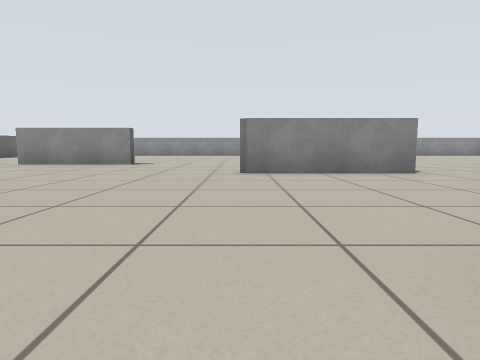
[1] (above)

16 first-person views from a walk through a world built for the Player/Stage simulator. The camera is 0.48 m above the floor, tilts 6° down and sees 75° across. The lines on the ground mark 1 m squares. The floor is counted in squares, 1 m on a side. Each view is taken from the middle of a square. On the plan, view 1 faces up. The plan holds only what a view shows up to about 9 squares ahead; the rest is blank. Robots are left out.

[2]
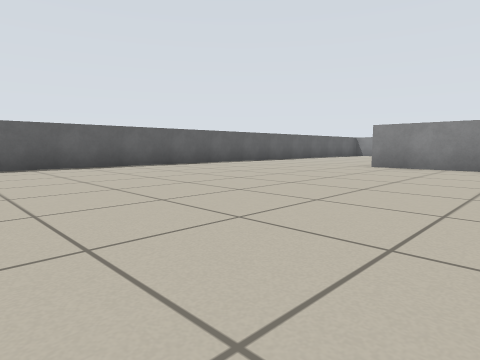

[3]
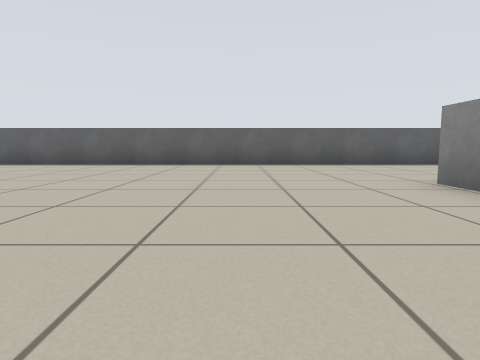

[4]
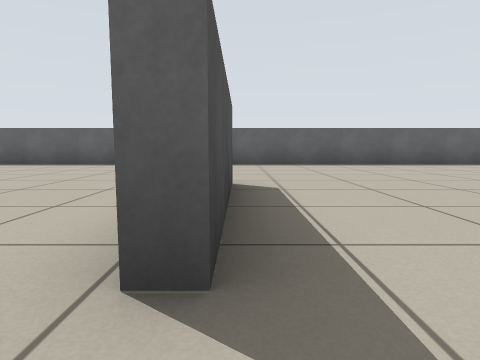

[5]
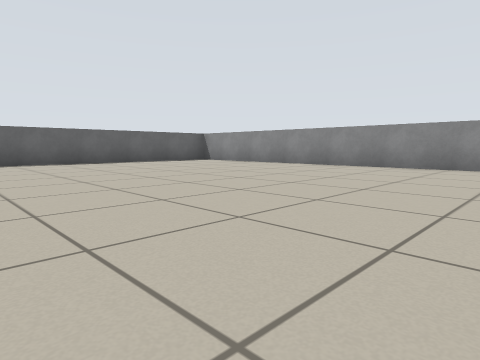

[6]
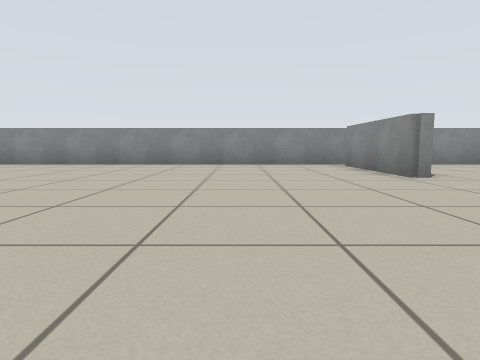

[7]
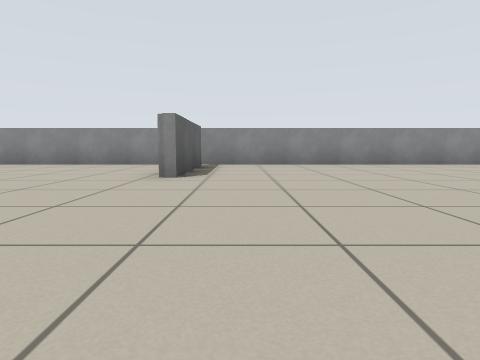

[8]
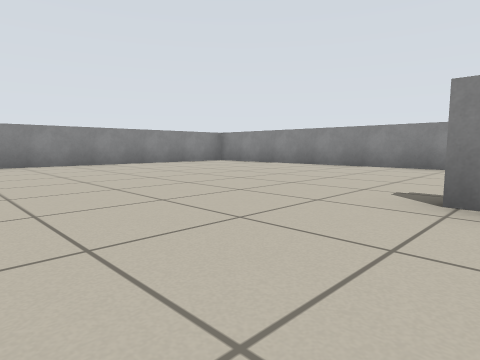

[9]
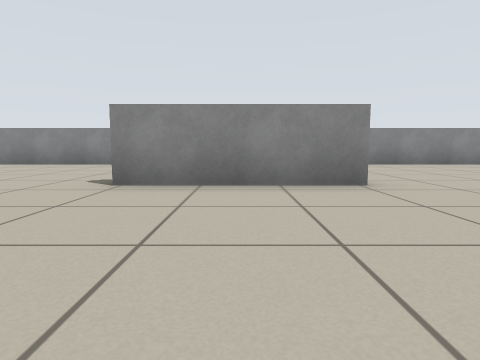

[10]
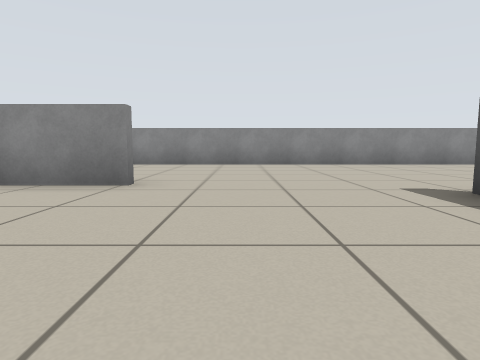

[11]
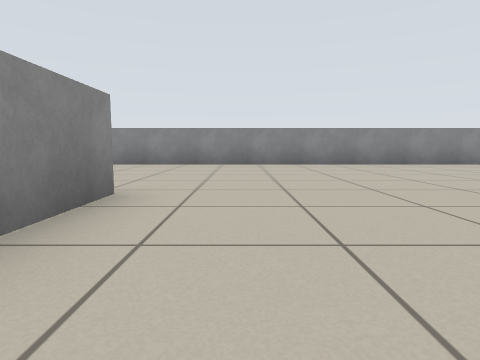

[12]
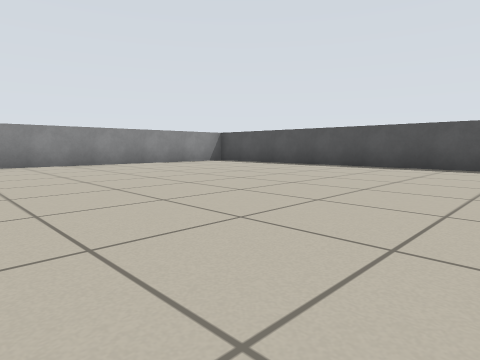

[13]
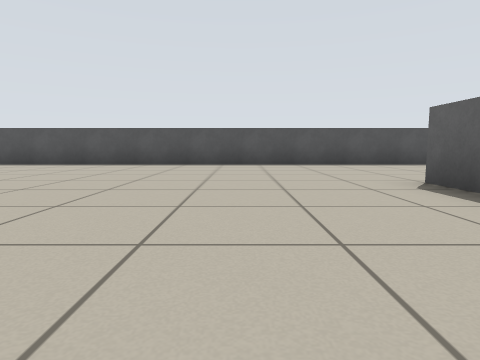

[14]
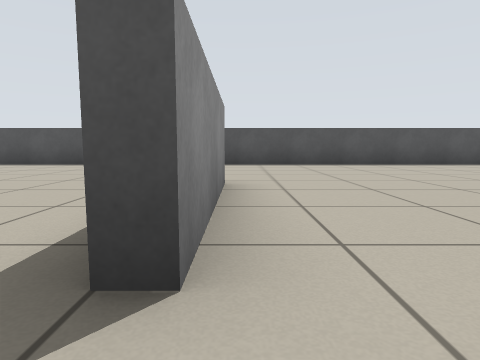

[15]
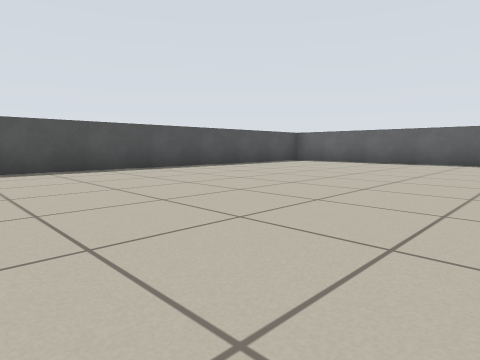

[16]
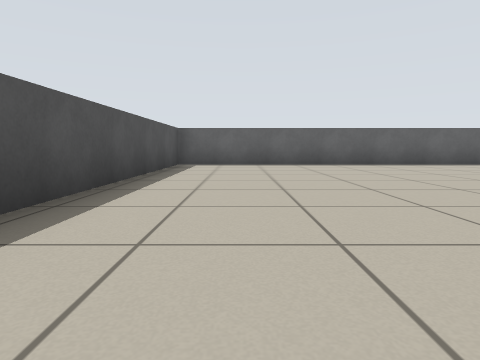

### Floor plan
Points are (right, up) in squares from view 1. A wall is a line through its corners. A room is listed if a view was taken in it or the views show most of it. See-through windows are left out.
Room 1 (views 1, 2, 3, 4, 5, 6, 7, 8, 9, 10, 11, 12, 13, 14, 15, 16)
walls: (3.2, 5.7) (0, 5.7); (1.5, -1.1) (1.5, -2.2); (1.2, -2.1) (1.2, 1); (8.2, 2.3) (6.6, 2.3); (8.9, 6.4) (8.9, 9.6); (-6.1, 8.9) (-3, 8.9) (-3, 8.6) (-6.1, 8.6); (4, 17.1) (4, 13.9) (3.7, 13.9) (3.7, 17); (13.7, 10.5) (13.7, 14.8); (-10.7, 15.8) (-10.7, -6.7) (10.8, -6.7); (11.8, 17.7) (-6.1, 17.7); (13.7, -5.8) (13.7, 8)

Where each view was taken, in squares from view 1:
view 1: 0 up, 0 right, facing up
view 2: 1 up, 3 left, facing up-left
view 3: 6 up, 2 left, facing left
view 4: 9 up, 2 left, facing left
view 5: 10 up, 1 left, facing up-left
view 6: 9 up, 1 right, facing up
view 7: 9 up, 5 right, facing up
view 8: 9 up, 6 right, facing up-right
view 9: 8 up, 5 right, facing right
view 10: 5 up, 5 right, facing right
view 11: 1 up, 5 right, facing right
view 12: 1 up, 5 right, facing down-right
view 13: 2 up, 4 right, facing down
view 14: 2 up, 1 right, facing down
view 15: 0 up, 1 left, facing down-left
view 16: 5 down, 2 left, facing left
